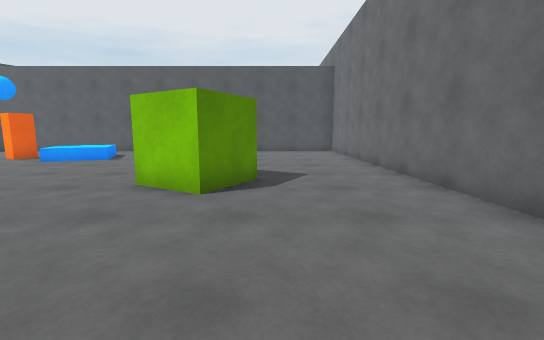
[1] (above)

16 first-person views from a walk through a 3-D level made in the Unity game engine. The camera is 1.2 m above the floor, tilts 8° down and sees 90° across. The floor is counted in squares, 1 m on a side. Each view is taken from the middle of a square. On the plan, view 1 faces up. The plan holds only what a view shows up to about 13 squares ahead; the rest is blank. The place goes on beyond the plan. The player is left out.

[2]
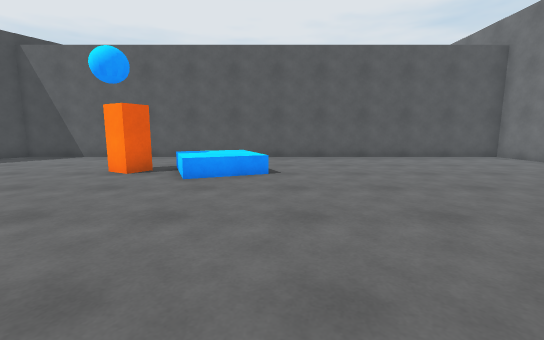

[3]
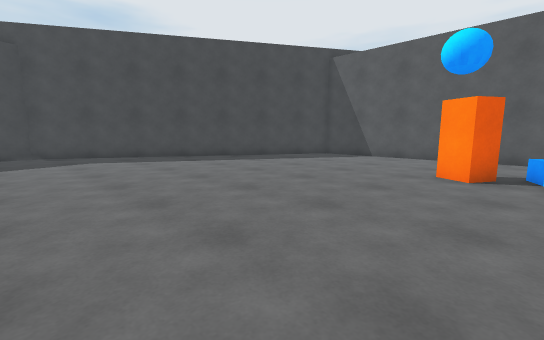

[4]
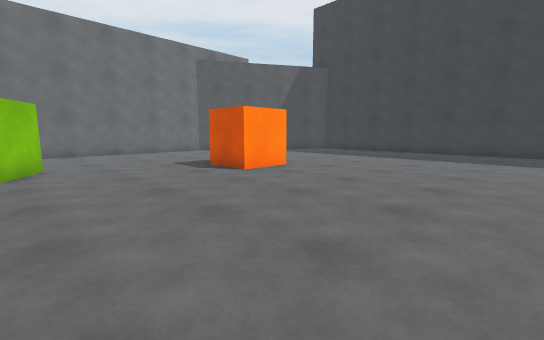

[5]
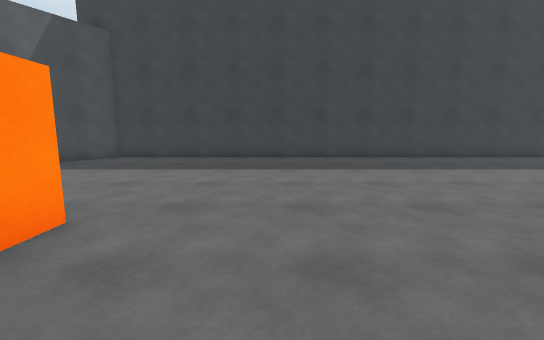

[6]
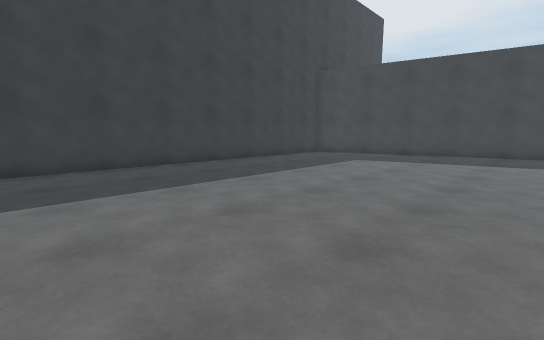

[7]
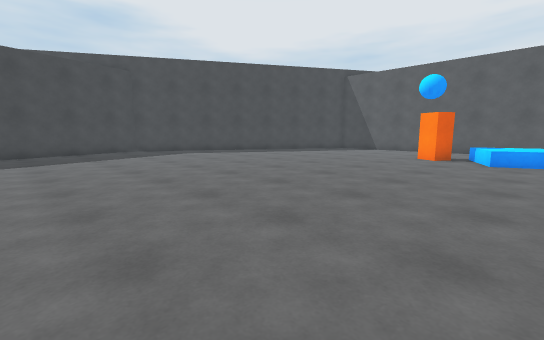

[8]
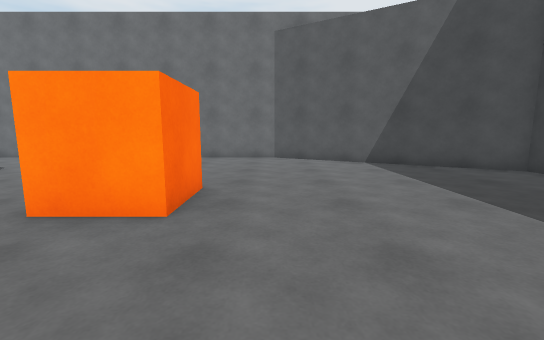

[9]
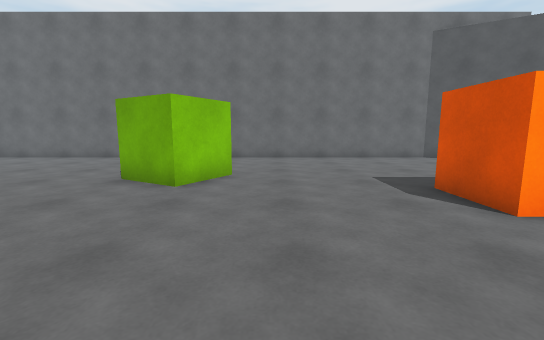

[10]
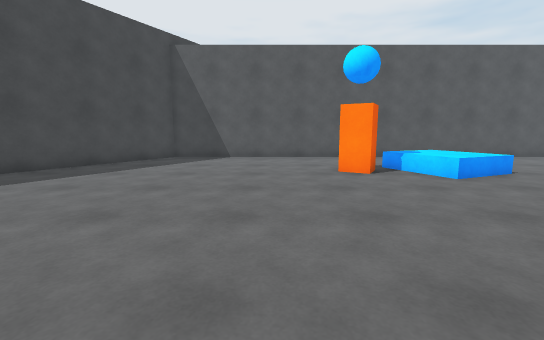

[11]
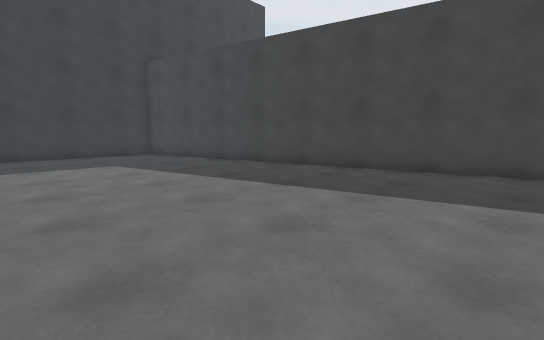

[12]
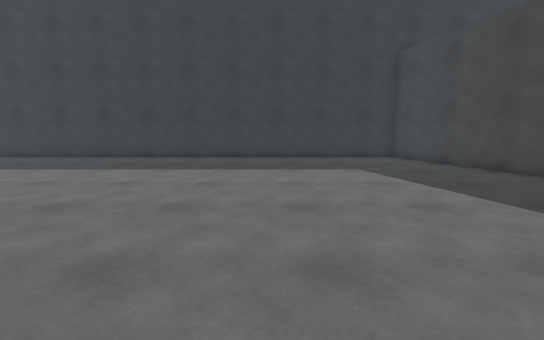

[13]
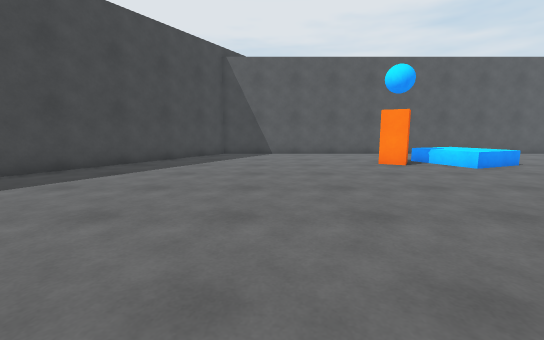

[14]
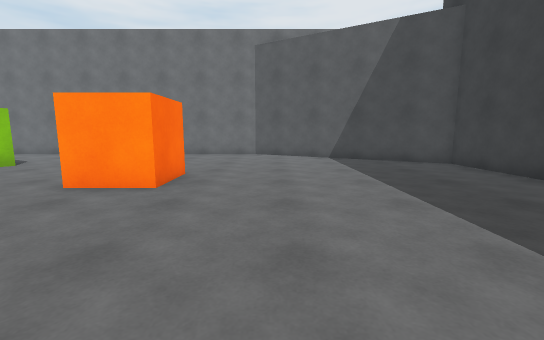

[15]
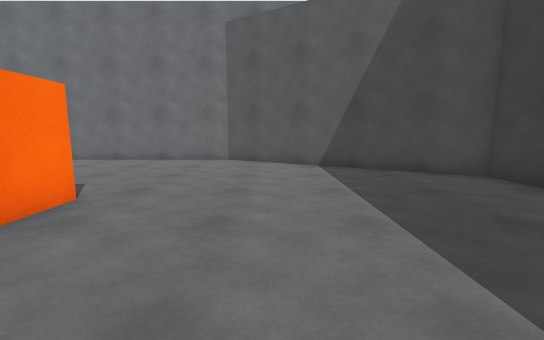

[16]
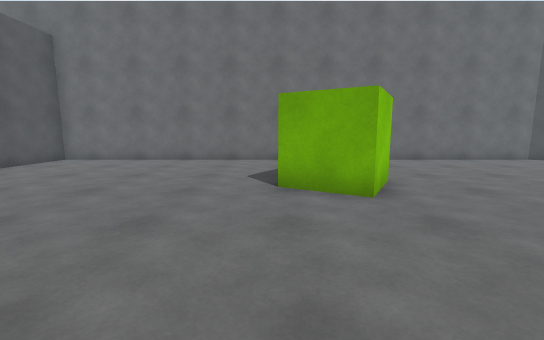

### Floor plan
Points are (right, up) in squares from view 1. A wall is a line through its corners. A room is listed if a view was taken in it or the views show most of it. See-through windows are left out.
Room 1 (views 1, 2, 3, 4, 5, 6, 7, 8, 9, 10, 11, 12, 13, 14, 15, 16)
walls: (3.8, -3.1) (3.8, 17) (-18.6, 17) (-25.7, 4.9) (-21.7, -10.8) (-0.8, -10.8) (3.8, -3.1)
objects: block (-12, 12) to (-11, 13); cube (-5, -1) to (-3, 0); cube (-3, 5) to (-1, 8)

Where each view was taken, in squares from view 1:
view 1: 0 up, 0 right, facing up
view 2: 4 up, 7 left, facing up
view 3: 4 up, 10 left, facing up-left
view 4: 6 up, 12 left, facing down-right
view 5: 2 up, 8 left, facing down
view 6: 1 down, 8 left, facing down-left
view 7: 1 down, 8 left, facing up-left
view 8: 3 down, 9 left, facing right
view 9: 4 up, 9 left, facing right
view 10: 4 up, 14 left, facing up
view 11: 4 up, 16 left, facing down-left
view 12: 2 up, 16 left, facing down
view 13: 2 up, 16 left, facing up
view 14: 4 down, 11 left, facing right
view 15: 5 down, 8 left, facing right
view 16: 8 up, 8 left, facing right
